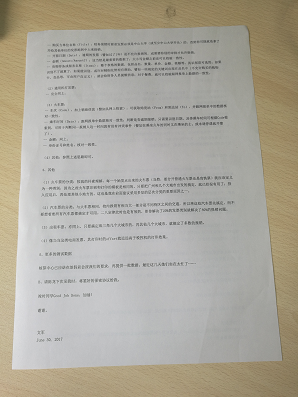
#> input picture img/12.png, 298 x 397 px
$ python edge.py
#> lines starting #> are read from the running program, lines starting #| are printed output that depends on the picture; after the words box and inside, x2 and y2 are one past the last pixel; in counts of white or black regions, pixels touching at a corner belong together
### perspective/transform.py
#!/usr/bin/env python3
# -*- coding: utf-8 -*-
# @Time    : 2020/10/14 20:58

'进行透视变换'

import numpy as np
import cv2


def order_points(pts):
    # sort the points based on their x-coordinates
    xSorted = pts[np.argsort(pts[:, 0]), :]

    # grab the left-most and right-most points from the sorted
    # x-roodinate points
    leftMost = xSorted[:2, :]
    rightMost = xSorted[2:, :]

    # now, sort the left-most coordinates according to their
    # y-coordinates so we can grab the top-left and bottom-left
    # points, respectively
    leftMost = leftMost[np.argsort(leftMost[:, 1]), :]
    (tl, bl) = leftMost

    rightMost = rightMost[np.argsort(rightMost[:, 1]), :]
    (tr, br) = rightMost

    # return the coordinates in top-left, top-right,
    # bottom-right, and bottom-left order
    return np.array([tl, tr, br, bl], dtype="float32")


def four_point_transform(image, pts):
    # 四点排序
    rect = order_points(pts)
    (tl, tr, br, bl) = rect

    # compute the width of the new image, which will be the
    # maximum distance between bottom-right and bottom-left
    # x-coordiates or the top-right and top-left x-coordinates
    widthA = np.sqrt(((br[0] - bl[0]) ** 2) + ((br[1] - bl[1]) ** 2))
    widthB = np.sqrt(((tr[0] - tl[0]) ** 2) + ((tr[1] - tl[1]) ** 2))
    maxWidth = max(int(widthA), int(widthB))

    # compute the height of the new image, which will be the
    # maximum distance between the top-right and bottom-right
    # y-coordinates or the top-left and bottom-left y-coordinates
    heightA = np.sqrt(((tr[0] - br[0]) ** 2) + ((tr[1] - br[1]) ** 2))
    heightB = np.sqrt(((tl[0] - bl[0]) ** 2) + ((tl[1] - bl[1]) ** 2))
    maxHeight = max(int(heightA), int(heightB))

    # now that we have the dimensions of the new image, construct
    # the set of destination points to obtain a "birds eye view",
    # (i.e. top-down view) of the image, again specifying points
    # in the top-left, top-right, bottom-right, and bottom-left
    # order
    dst = np.array([
        [0, 0],
        [maxWidth - 1, 0],
        [maxWidth - 1, maxHeight - 1],
        [0, maxHeight - 1]], dtype="float32")

    # compute the perspective transform matrix and then apply it
    M = cv2.getPerspectiveTransform(rect, dst)
    warped = cv2.warpPerspective(image, M, (maxWidth, maxHeight))

    # return the warped image
    return warped

### edge/edge.py
#!/usr/bin/env python3
# -*- coding: utf-8 -*-
# @Time    : 2020/10/14 13:11

'利用canny算法提取边缘'

__author__ = 'Judgement'

import cv2
import numpy as np
from perspective import transform


def getOutline(img_src):
    # 输入图像路径，返回透视后轮廓的图形数组

#> called with img_src = '../img/12.png'
    img = cv2.imread(img_src)
#> img is the input picture: shape (397, 298, 3); mean B, G, R 156.5, 168.2, 172.7
    gray = cv2.cvtColor(img, cv2.COLOR_RGB2GRAY)
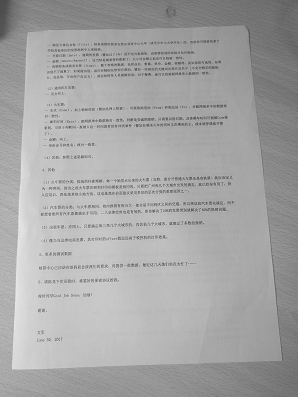
#> gray: shape (397, 298); min 65, max 231, mean 165.1

    # 去噪
    blur = cv2.GaussianBlur(gray, (5, 5), sigmaX=0)
    # 二值化边缘
    binary = cv2.Canny(blur, threshold1=30, threshold2=120)
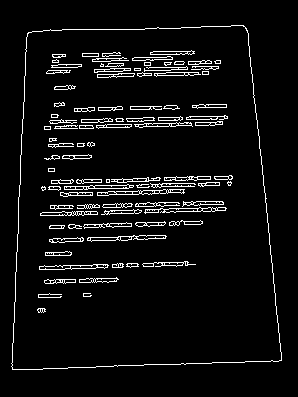
#> binary: shape (397, 298); 5.7% white in thin lines or dots, all inside (x1, y1, x2, y2) = (11, 25, 282, 370)

    # 腐蚀
    erode = cv2.erode(binary, kernel=cv2.getStructuringElement(cv2.MORPH_ELLIPSE, (1, 1)))
    # 膨胀
    dilate = cv2.dilate(erode, kernel=cv2.getStructuringElement(cv2.MORPH_ELLIPSE, (3, 3)))
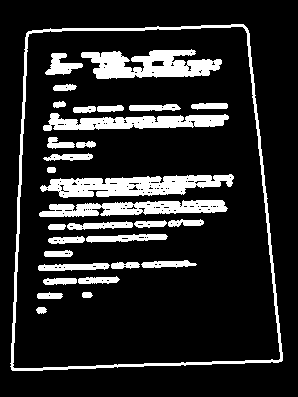
#> dilate: shape (397, 298); 15.5% white; 31 white regions

    # 轮廓提取
    contours, hierarchy = cv2.findContours(dilate, mode=cv2.RETR_TREE, method=cv2.CHAIN_APPROX_NONE)
#> contours = 187 contours, 149 with area under 20; largest, box (x1, y1, x2, y2) and area: (10, 24, 283, 371) 83765, (12, 26, 281, 369) 81448, (40, 174, 234, 198) 2698, (81, 49, 222, 79) 2491, (39, 200, 228, 217) 1952
    contours = sorted(contours, key=cv2.contourArea, reverse=True)

    # 初始轮廓
    outline = cv2.multiply(img, 0)
#> outline: shape (397, 298, 3); every value is 0
    cv2.drawContours(outline, contours, 0, (255, 255, 255), 2)
    outline = cv2.cvtColor(outline, cv2.COLOR_RGB2GRAY)
#> outline: shape (397, 298); 3.1% white; 1 white region

    # 再提取
    contours, hierarchy = cv2.findContours(outline, mode=cv2.RETR_LIST, method=cv2.CHAIN_APPROX_SIMPLE)
#> contours = 2 contours; box (x1, y1, x2, y2) and area: (9, 23, 284, 372) 85023, (12, 25, 282, 370) 82522
    contours = sorted(contours, key=cv2.contourArea, reverse=True)
    outline = cv2.multiply(img, 0)
    cv2.drawContours(outline, contours, 0, (255, 255, 255), 2)
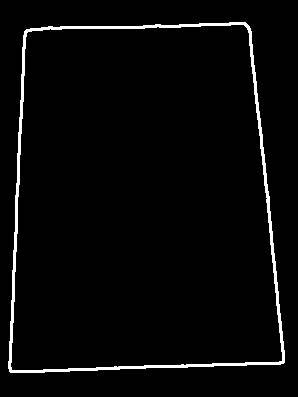
#> outline: shape (397, 298, 3); 3.1% white; 1 white region, box (x1, y1, x2, y2) and area: (8, 22, 285, 373) 3674

    arcLength = cv2.arcLength(contours[0], True)
#> arcLength = 1203.6
    points = cv2.approxPolyDP(contours[0], 0.02 * arcLength, True)
#> points = [[244, 23], [25, 32], [11, 371], [283, 361]]
    res = cv2.multiply(img, 0)
    points = points.reshape(4, 2)
    cv2.drawContours(res, [points], -1, (255, 255, 255), 2)
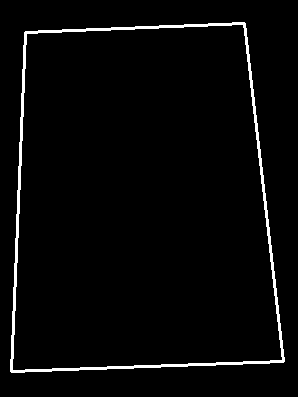
#> res: shape (397, 298, 3); 2.9% white; 1 white region, box (x1, y1, x2, y2) and area: (10, 22, 285, 373) 3485
    res = transform.four_point_transform(img, points)
#> in order_points, `xSorted = pts[np.argsort(pts[:, 0]), :]`: xSorted = [[11, 371], [25, 32], [244, 23], [283, 361]]
#> in order_points, `leftMost = xSorted[:2, :]`: leftMost = [[11, 371], [25, 32]]
#> in order_points, `rightMost = xSorted[2:, :]`: rightMost = [[244, 23], [283, 361]]
#> in order_points, `leftMost = leftMost[np.argsort(leftMost[:, 1]), :]`: leftMost = [[25, 32], [11, 371]]
#> in order_points, `(tl, bl) = leftMost`: tl = [25, 32]; bl = [11, 371]
#> in order_points, `(tr, br) = rightMost`: tr = [244, 23]; br = [283, 361]
#> in four_point_transform, `rect = order_points(pts)`: rect = [[25, 32], [244, 23], [283, 361], [11, 371]]
#> in four_point_transform, `(tl, tr, br, bl) = rect`: tl = [25, 32]; tr = [244, 23]; br = [283, 361]; bl = [11, 371]
#> in four_point_transform, `widthA = np.sqrt(((br[0] - bl[0]) ** 2) + ((br[1] - bl[1]) ** 2))`: widthA = 272.2
#> in four_point_transform, `widthB = np.sqrt(((tr[0] - tl[0]) ** 2) + ((tr[1] - tl[1]) ** 2))`: widthB = 219.2
#> in four_point_transform, `maxWidth = max(int(widthA), int(widthB))`: maxWidth = 272
#> in four_point_transform, `heightA = np.sqrt(((tr[0] - br[0]) ** 2) + ((tr[1] - br[1]) ** 2))`: heightA = 340.2
#> in four_point_transform, `heightB = np.sqrt(((tl[0] - bl[0]) ** 2) + ((tl[1] - bl[1]) ** 2))`: heightB = 339.3
#> in four_point_transform, `maxHeight = max(int(heightA), int(heightB))`: maxHeight = 340
#> in four_point_transform, `dst = np.array([ [0, 0], [maxWidth - 1, 0], [maxWidth - 1, maxHeight -..`: dst = [[0, 0], [271, 0], [271, 339], [0, 339]]
#> in four_point_transform, `M = cv2.getPerspectiveTransform(rect, dst)`: M = [[1.27, 0.0526, -33.52], [0.0524, 1.27, -42.08], [4.32e-05, 0.000731, 1]]
#> in four_point_transform, `warped = cv2.warpPerspective(image, M, (maxWidth, maxHeight))`:
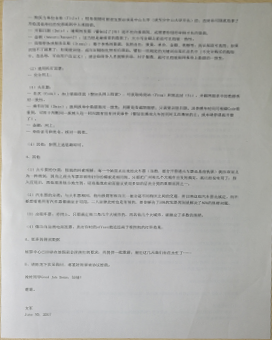
#> warped: shape (340, 272, 3); mean B, G, R 173.2, 175.6, 175.5

    return res


if __name__ == '__main__':
    outline = getOutline("../img/12.png")
    cv2.imshow("outline", outline)
    cv2.waitKey()

$ run again, with img/1.png copied over img/12.png
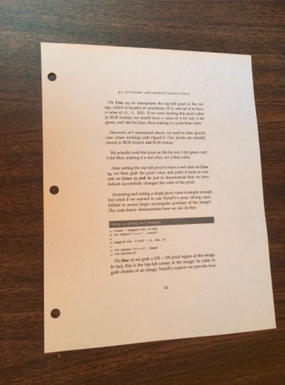
#> input picture img/1.png, 285 x 385 px
#> in getOutline, img is the input picture: shape (385, 285, 3); mean B, G, R 120.9, 139.4, 163.5
#> binary: shape (385, 285); 5.4% white in thin lines or dots, all inside (x1, y1, x2, y2) = (40, 42, 277, 353)
#> dilate: shape (385, 285); 14% white; 15 white regions
#> in getOutline, `contours, hierarchy = cv2.findContours(dilate, mode=cv2.RETR_TREE, met..`: contours = 90 contours, 68 with area under 20; largest, box (x1, y1, x2, y2) and area: (39, 41, 278, 354) 65522, (41, 43, 276, 352) 63476, (103, 99, 206, 127) 2414, (106, 189, 213, 214) 2036, (106, 164, 210, 187) 1982
#> in getOutline, `contours, hierarchy = cv2.findContours(outline, mode=cv2.RETR_LIST, me..`: contours = 2 contours; box (x1, y1, x2, y2) and area: (38, 40, 279, 355) 66628, (40, 42, 276, 353) 64424
#> arcLength = 1066.1
#> points = [[40, 40], [42, 353], [276, 330], [252, 54]]
#> in getOutline, `cv2.drawContours(res, [points], -1, (255, 255, 255), 2)`:
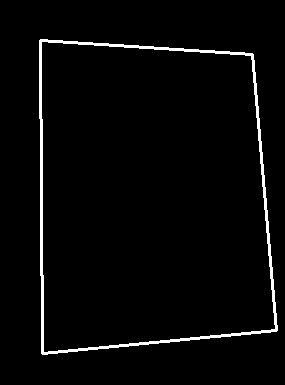
#> res: shape (385, 285, 3); 2.8% white; 1 white region, box (x1, y1, x2, y2) and area: (39, 39, 278, 355) 3098
#> xSorted = [[40, 40], [42, 353], [252, 54], [276, 330]]
#> leftMost = [[40, 40], [42, 353]]
#> rightMost = [[252, 54], [276, 330]]
#> in order_points, `(tl, bl) = leftMost`: tl = [40, 40]; bl = [42, 353]
#> in order_points, `(tr, br) = rightMost`: tr = [252, 54]; br = [276, 330]
#> rect = [[40, 40], [252, 54], [276, 330], [42, 353]]
#> in four_point_transform, `(tl, tr, br, bl) = rect`: tl = [40, 40]; tr = [252, 54]; br = [276, 330]; bl = [42, 353]
#> widthA = 235.1
#> widthB = 212.5
#> maxWidth = 235
#> heightA = 277
#> heightB = 313
#> dst = [[0, 0], [234, 0], [234, 312], [0, 312]]
#> M = [[0.975, -0.00623, -38.75], [-0.0733, 1.11, -41.44], [-0.000547, 0.000383, 1]]
#> in four_point_transform, `warped = cv2.warpPerspective(image, M, (maxWidth, maxHeight))`:
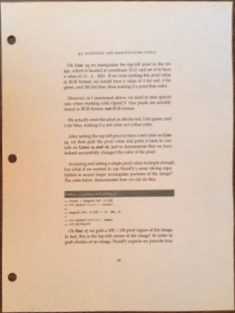
#> warped: shape (313, 235, 3); mean B, G, R 173.4, 192.4, 215.2
